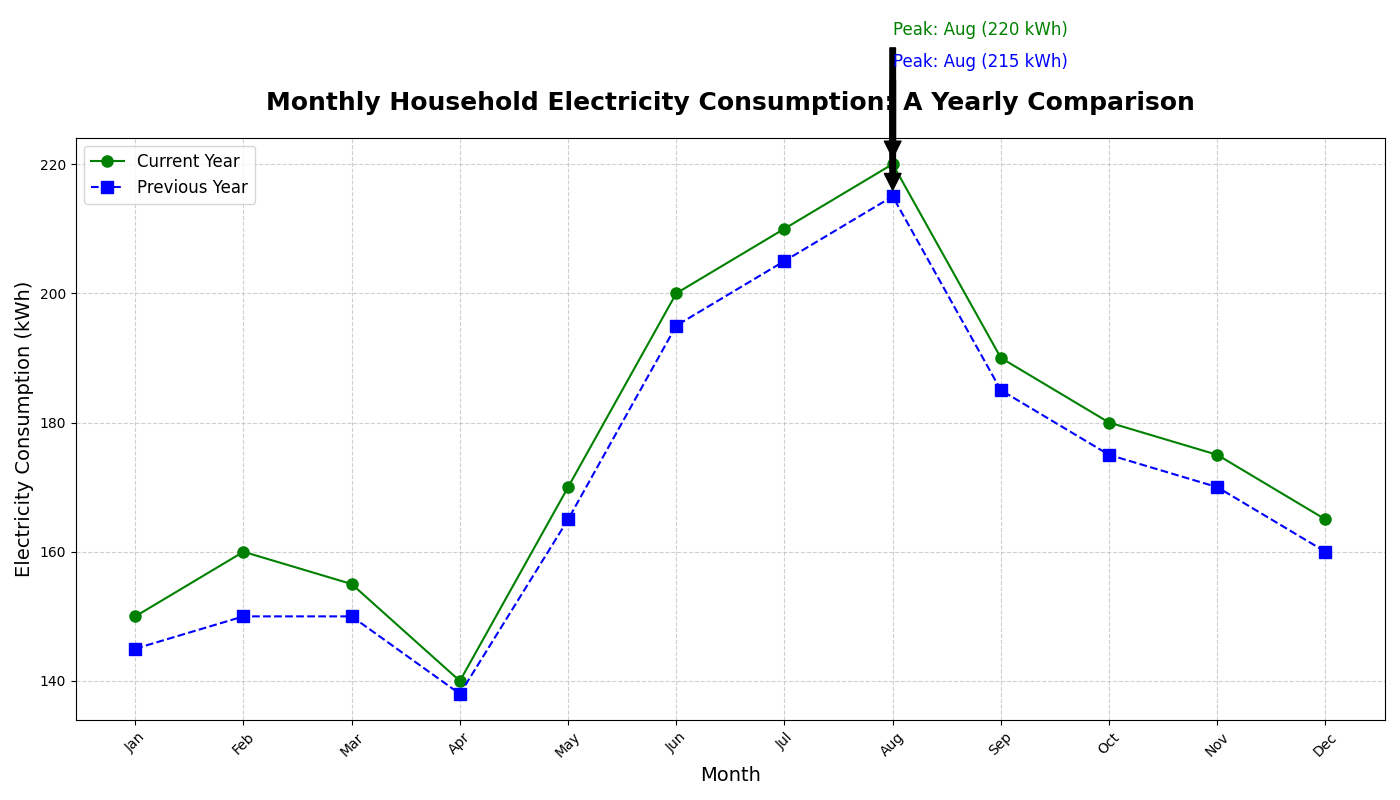

The script that drew this image:
import matplotlib.pyplot as plt
import numpy as np

months = np.array([
    'Jan', 'Feb', 'Mar', 'Apr', 'May', 'Jun', 
    'Jul', 'Aug', 'Sep', 'Oct', 'Nov', 'Dec'
])

consumption_current_year = np.array([150, 160, 155, 140, 170, 200, 210, 220, 190, 180, 175, 165])
consumption_previous_year = np.array([145, 150, 150, 138, 165, 195, 205, 215, 185, 175, 170, 160])

fig, ax = plt.subplots(figsize=(14, 8))

# Manually shuffled colors
ax.plot(months, consumption_current_year, label='Current Year', marker='o', markersize=8, linestyle='-', color='green')
ax.plot(months, consumption_previous_year, label='Previous Year', marker='s', markersize=8, linestyle='--', color='blue')

ax.set_title('Monthly Household Electricity Consumption: A Yearly Comparison', fontsize=18, fontweight='bold', pad=20)
ax.set_xlabel('Month', fontsize=14)
ax.set_ylabel('Electricity Consumption (kWh)', fontsize=14)

ax.grid(True, linestyle='--', alpha=0.6)
ax.legend(loc='upper left', fontsize=12)

peak_current = months[np.argmax(consumption_current_year)]
peak_previous = months[np.argmax(consumption_previous_year)]
ax.annotate(f'Peak: {peak_current} ({max(consumption_current_year)} kWh)', 
            xy=(peak_current, max(consumption_current_year)), 
            xytext=(peak_current, max(consumption_current_year) + 20),
            arrowprops=dict(facecolor='black', shrink=0.05),
            fontsize=12, color='green')  # swapped annotation color
ax.annotate(f'Peak: {peak_previous} ({max(consumption_previous_year)} kWh)', 
            xy=(peak_previous, max(consumption_previous_year)), 
            xytext=(peak_previous, max(consumption_previous_year) + 20),
            arrowprops=dict(facecolor='black', shrink=0.05),
            fontsize=12, color='blue')  # swapped annotation color

plt.xticks(rotation=45)
plt.tight_layout()
plt.show()
